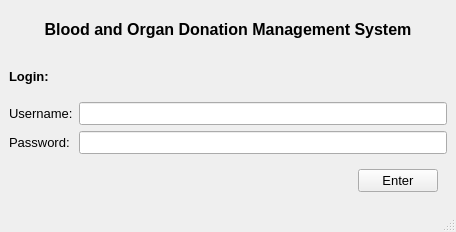
<?xml version="1.0" encoding="UTF-8"?>
<ui version="4.0">
 <class>BloodOrganDatabaseManagerLogin</class>
 <widget class="QMainWindow" name="BloodOrganDatabaseManagerLogin">
  <property name="geometry">
   <rect>
    <x>0</x>
    <y>0</y>
    <width>456</width>
    <height>232</height>
   </rect>
  </property>
  <property name="windowTitle">
   <string>MainWindow</string>
  </property>
  <widget class="QWidget" name="centralwidget">
   <layout class="QGridLayout" name="gridLayout">
    <item row="3" column="0">
     <widget class="QLabel" name="pass_lbl">
      <property name="font">
       <font>
        <pointsize>10</pointsize>
       </font>
      </property>
      <property name="text">
       <string>Password:</string>
      </property>
     </widget>
    </item>
    <item row="3" column="1">
     <widget class="QLineEdit" name="pass_line_edit">
      <property name="font">
       <font>
        <pointsize>10</pointsize>
       </font>
      </property>
      <property name="focusPolicy">
       <enum>Qt::ClickFocus</enum>
      </property>
     </widget>
    </item>
    <item row="2" column="1">
     <widget class="QLineEdit" name="user_line_edit">
      <property name="font">
       <font>
        <pointsize>10</pointsize>
       </font>
      </property>
     </widget>
    </item>
    <item row="4" column="0" colspan="2">
     <widget class="QWidget" name="widget" native="true">
      <layout class="QGridLayout" name="gridLayout_2">
       <item row="0" column="1">
        <widget class="QPushButton" name="enter_btn">
         <property name="font">
          <font>
           <pointsize>10</pointsize>
          </font>
         </property>
         <property name="text">
          <string>Enter</string>
         </property>
         <property name="shortcut">
          <string>Return</string>
         </property>
        </widget>
       </item>
       <item row="0" column="0">
        <spacer name="horizontalSpacer">
         <property name="orientation">
          <enum>Qt::Horizontal</enum>
         </property>
         <property name="sizeHint" stdset="0">
          <size>
           <width>40</width>
           <height>20</height>
          </size>
         </property>
        </spacer>
       </item>
      </layout>
     </widget>
    </item>
    <item row="2" column="0">
     <widget class="QLabel" name="user_lbl">
      <property name="font">
       <font>
        <pointsize>10</pointsize>
       </font>
      </property>
      <property name="text">
       <string>Username:</string>
      </property>
     </widget>
    </item>
    <item row="1" column="0">
     <widget class="QLabel" name="login_lbl">
      <property name="font">
       <font>
        <pointsize>10</pointsize>
        <weight>75</weight>
        <bold>true</bold>
       </font>
      </property>
      <property name="text">
       <string>Login:</string>
      </property>
     </widget>
    </item>
    <item row="0" column="0" colspan="2">
     <widget class="QLabel" name="main_lbl">
      <property name="font">
       <font>
        <pointsize>12</pointsize>
        <weight>75</weight>
        <bold>true</bold>
       </font>
      </property>
      <property name="text">
       <string>Blood and Organ Donation Management System</string>
      </property>
      <property name="alignment">
       <set>Qt::AlignCenter</set>
      </property>
     </widget>
    </item>
   </layout>
  </widget>
  <widget class="QMenuBar" name="menubar">
   <property name="geometry">
    <rect>
     <x>0</x>
     <y>0</y>
     <width>456</width>
     <height>21</height>
    </rect>
   </property>
  </widget>
  <widget class="QStatusBar" name="statusbar"/>
 </widget>
 <resources/>
 <connections/>
</ui>
